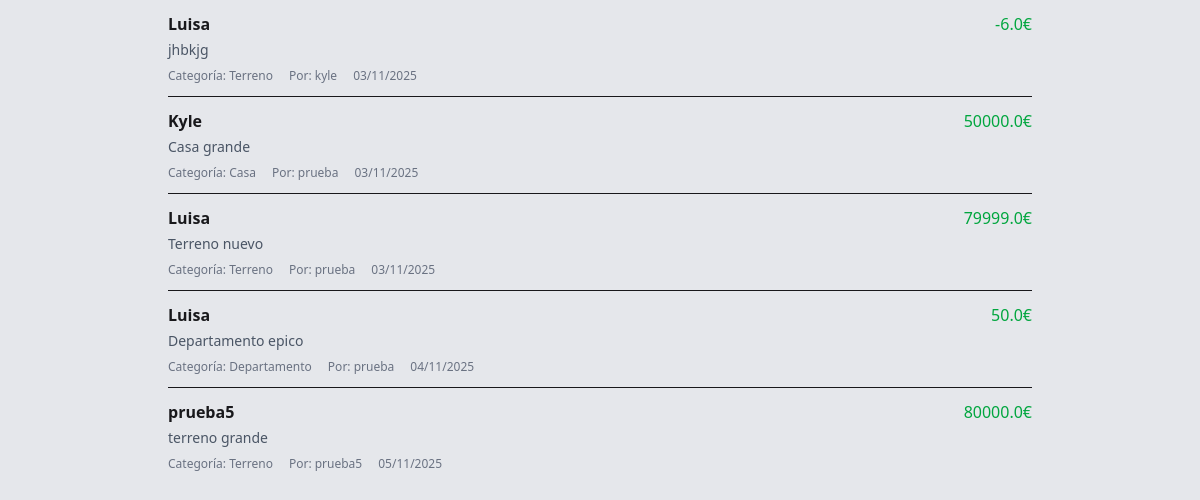
/product/ (signed in, lower part), run on an earlier commit of the app's database.
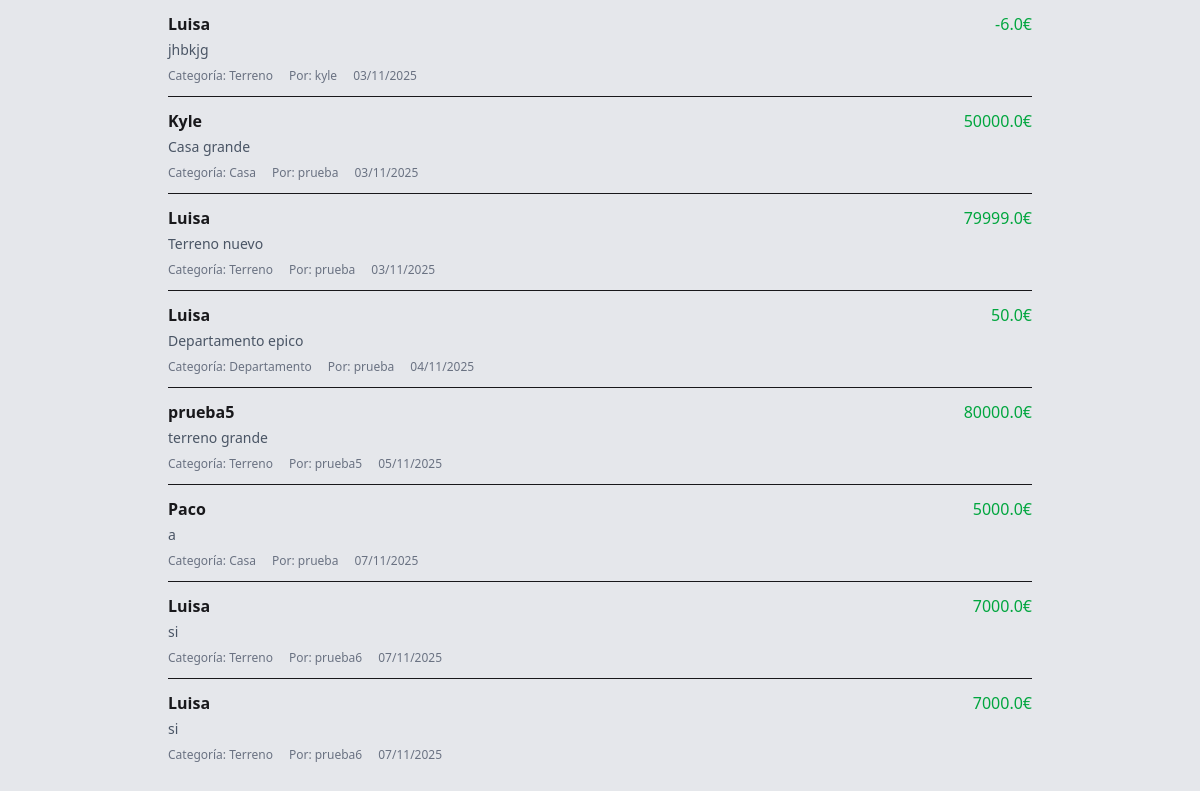
And on a later commit of the database.
### product/models.py (models this page shows, shortened)
class Product(models.Model):
    name = models.CharField(max_length=100)
    price = models.FloatField()
    description = models.TextField()
    category = models.CharField(max_length=3, choices=CASAS)
    user = models.ForeignKey(User, on_delete=models.CASCADE)
    date_published = models.DateTimeField(auto_now_add=True)

### product/views.py (the view)
# urls.py: path('', views.product_list_view, name='home'),
@login_required(login_url="/users/login/")
def product_list_view(request):
    if request.method == 'POST':
        form = UploadProduct(request.POST)
        if form.is_valid():
            new_product = form.save(commit=False)
            new_product.user = request.user
            new_product.save()
            return redirect('product:home')
    else:
        form = UploadProduct()
    product_list = Product.objects.all()[:20]
    return render(request, "product/list.html", {
        "product_list": product_list,
        "form": form
    })

### product/templates/product/list.html (shortened to what this page needs)
{% extends "base.html" %}
{% load static %}
{% block contenido %}
<div class="max-w-4xl mx-auto p-4">
    <div>
        <div>
            {% for product in product_list %}
            <div class="border-b py-3 last:border-b-0">
                <div class="flex justify-between">
                    <h3 class="font-bold">{{ product.name }}</h3>
                    <span class="text-green-600">{{ product.price }}€</span>
                </div>
                <p class="text-gray-600 text-sm mt-1">{{ product.description }}</p>
                <div class="flex text-xs text-gray-500 mt-2">
                    <span class="mr-4">Categoría: {{ product.get_category_display }}</span>
                    <span class="mr-4">Por: {{ product.user.username }}</span>
                    <span>{{ product.date_published|date:"d/m/Y" }}</span>
                </div>
            </div>
            {% empty %}
            <div class="text-center py-8 text-gray-500">
                <p>No hay productos publicados.</p>
            </div>
            {% endfor %}
        </div>
    </div>
</div>
{% endblock contenido %}

What changed in the data, as far as the page shows it:
added Product: name "Paco", price "5000.0", description "a", category "Casa", user.username "prueba", date_published "07/11/2025"
added Product: name "Luisa", price "7000.0", description "si", category "Terreno", user.username "prueba6", date_published "07/11/2025"
added Product: name "Luisa", price "7000.0", description "si", category "Terreno", user.username "prueba6", date_published "07/11/2025"
